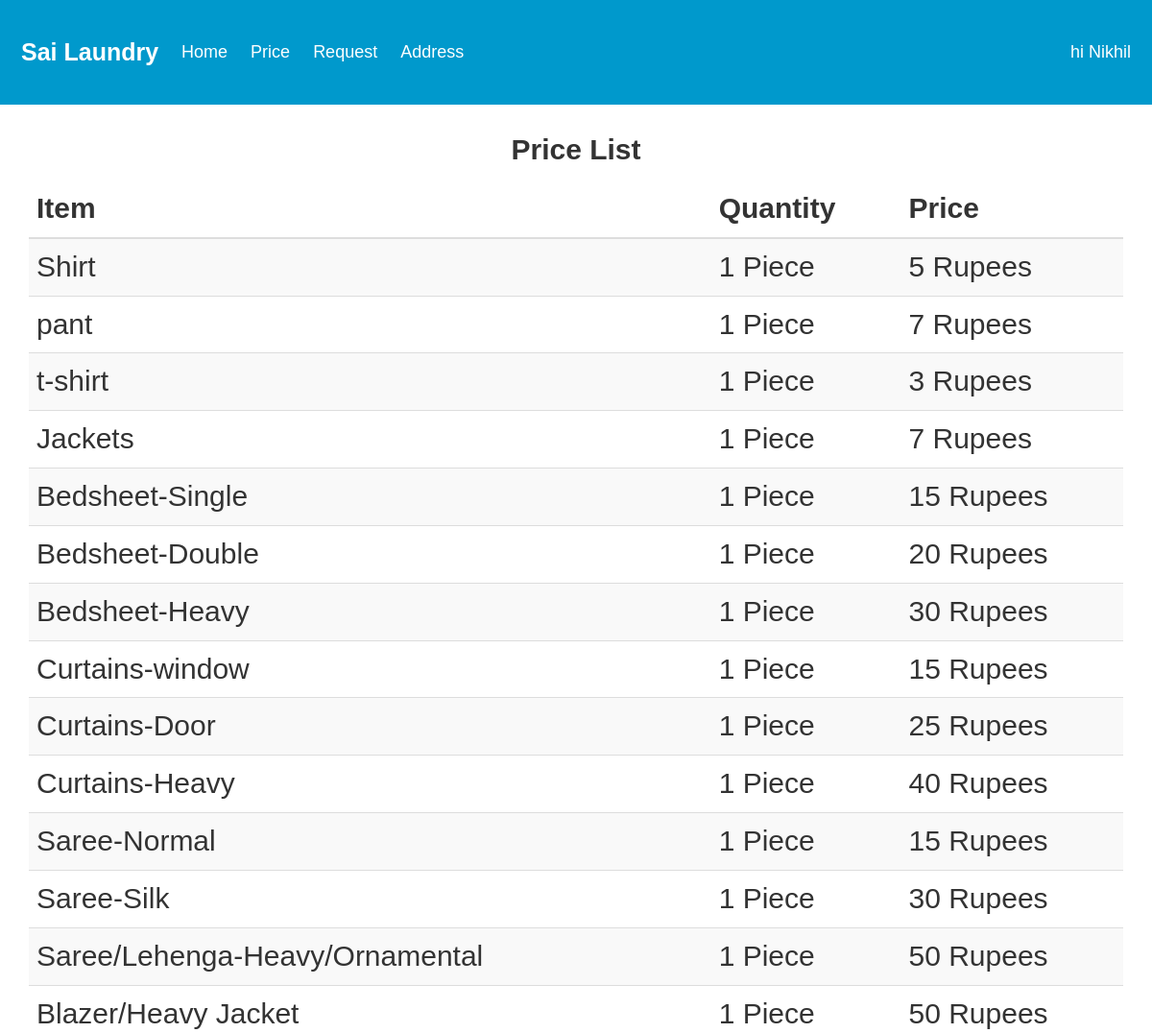
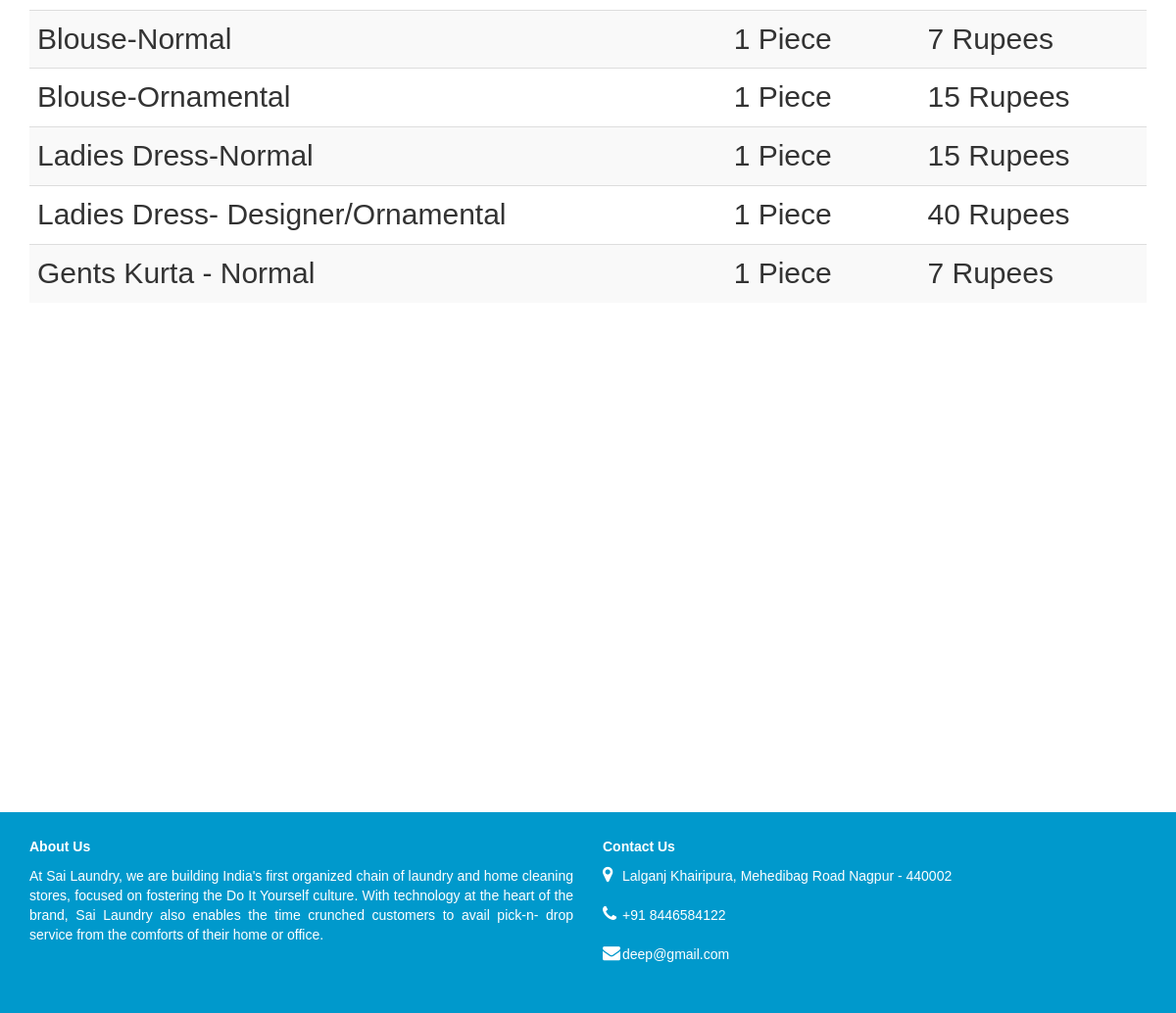
The app's page /price/ (signed in) with its own data (2 pictures, top to bottom).
### registration/models.py (models this page shows, shortened)
class Customer(models.Model):
	name 		= models.CharField(max_length = 50)
	email 		= models.EmailField(max_length = 50)
	mobile 		= models.DecimalField(max_digits = 20, decimal_places = 0)
	password 	= models.CharField(max_length = 20)

### rateboard/models.py (models this page shows, shortened)
class Rates(models.Model):
	item_name 	= models.CharField(max_length = 50)
	piece 		= models.IntegerField(default = 1)
	rate 		= models.IntegerField(default = 0)

### rateboard/views.py (the view)
# urls.py: path('price/', show_rate_board, name = "price"),
def show_rate_board(request, *args, **kwargs):
	customer_name = 'blank'
	is_login = request.session.get('is_login', False)
	if is_login:
		customer_id = request.session.get('customer_id')
		customer_obj = Customer.objects.get(pk = customer_id)
		customer_name = customer_obj.name
	items_info = Rates.objects.all()
	context = {
		"items_info": items_info,
		"is_login": is_login,
		"customer_name": customer_name,
	}
	return render(request, "price.html", context)

### templates/price.html
{% extends 'base.html' %}
{% block content %}
<div class="container-fluid" style="margin-top:100px;padding:15px 15px 500px;font-size:30px">
  <center><p><b>Price List</b></p></center>
  <div class="container">
    <table class="table table-striped">
    <thead>
      <tr>
        <th>Item</th>
        <th>Quantity</th>
        <th>Price</th>
      </tr>
    </thead>
    <tbody>
      {% for item in items_info %}
        <tr>
          <td>{{ item.item_name }}</td>
          <td>{{ item.piece }} Piece</td>
          <td>{{ item.rate }} Rupees</td>
        </tr>
      {% endfor %}
    </tbody>
  </table>
  </div>
</div>
{% endblock %}

### templates/base.html (shortened to what this page needs)
{% load static from staticfiles %}
<!DOCTYPE html>
<html>
<head>
<link rel="stylesheet" href="https://maxcdn.bootstrapcdn.com/bootstrap/3.4.0/css/bootstrap.min.css">
<link rel="stylesheet" type="text/css" href="{% static 'css/my_navbar.css' %}" />
<link rel="stylesheet" type="text/css" href="{% static 'css/block_btn.css' %}" />
<link rel="stylesheet" href="https://cdnjs.cloudflare.com/ajax/libs/font-awesome/4.7.0/css/font-awesome.min.css">
</head>
<body>
<div id="mynavbar">
  <div id="mynavbar-left">
    <a href="#default" id="mylogo">Sai Laundry</a>
  </div>
  <div id="mynavbar-center">
    <a href="/">Home</a>
    <a href="/price">Price</a>
    <a href="/request">Request</a>
    <a href="/address">Address</a>
  </div>
  {% if is_login %}
    <div id="mynavbar-right">
      <a>hi {{ customer_name }}</a>
    </div>
  {% else %}
    <div id="mynavbar-right">
      <a href="/customer_login">Login</a>
      <a href="/customer_registration">Sign Up</a>
    </div>
  {% endif %}
</div>
{% block content %}{% endblock %}
<div class="myabout container-fluid">
  <div class="container">
    <div class="row">
      <div class="col-sm-6">
        <p><b>About Us</b></p>
        <div class="justify">
          <p>At Sai Laundry, we are building India's first organized chain of laundry and home cleaning stores, focused on fostering the Do It Yourself culture. With technology at the heart of the brand, Sai Laundry also enables the time crunched customers to avail pick-n- drop service from the comforts of their home or office.</p>
        </div>
      </div>
      <div class="col-sm-6">
        <p><b>Contact Us</b></p>
        <div id="contact-info">
          <div style="width: 20px">
            <i class="fa fa-map-marker" style="font-size:18px;color:white"></i>
          </div>
          <div>
            Lalganj Khairipura, Mehedibag Road Nagpur - 440002
          </div>
        </div>
        <br>
        <div id="contact-info">
          <div style="width: 20px">
            <i class="fa fa-phone" style="font-size:18px;color:white"></i>
          </div>
          <div>
            +91 8446584122
          </div>
        </div>
        <br>
        <div id="contact-info">
          <div style="width: 20px">
            <i class="fa fa-envelope" style="font-size:18px;color:white"></i>
          </div>
          <div>
            deep@gmail.com
          </div>
        </div>
      </div>
    </div>
  </div>
</div>
</body>
</html>

### assets/css/my_navbar.css (style rules this page uses)
#mynavbar { overflow: hidden; background-color: #0099cc; padding: 90px 10px; transition: 0.4s; position: fixed; width: 100%; top: 0; z-index: 99; }
#mynavbar a { float: left; color: white; text-align: center; padding: 12px; text-decoration: none; font-size: 18px; line-height: 25px; border-radius: 4px; }
#mynavbar #mylogo { font-size: 35px; font-weight: bold; transition: 0.4s; }
#mynavbar-left { float: left; }
#mynavbar-center { float: center; }
#mynavbar-right { float: right; }

### templates/base.html (style rules this page uses)
* { box-sizing: border-box; }
body { margin: 0; font-family: Arial, Helvetica, sans-serif; }
#contact-info { display: flex; }
.justify { text-align: justify; text-justify: inter-word; }
.myabout { background-color: #0099cc; padding-top: 25px; padding-right: 25px; padding-bottom: 50px; color: white }

### records on screen
Customer: name "Nikhil"
Rates: item_name "Shirt", piece "1", rate "5"
Rates: item_name "pant", piece "1", rate "7"
Rates: item_name "t-shirt", piece "1", rate "3"
Rates: item_name "Jackets", piece "1", rate "7"
Rates: item_name "Bedsheet-Single", piece "1", rate "15"
Rates: item_name "Bedsheet-Double", piece "1", rate "20"
Rates: item_name "Bedsheet-Heavy", piece "1", rate "30"
Rates: item_name "Curtains-window", piece "1", rate "15"
Rates: item_name "Curtains-Door", piece "1", rate "25"
Rates: item_name "Curtains-Heavy", piece "1", rate "40"
Rates: item_name "Saree-Normal", piece "1", rate "15"
Rates: item_name "Saree-Silk", piece "1", rate "30"
Rates: item_name "Saree/Lehenga-Heavy/Ornamental", piece "1", rate "50"
Rates: item_name "Blazer/Heavy Jacket", piece "1", rate "50"
Rates: item_name "Blouse-Normal", piece "1", rate "7"
Rates: item_name "Blouse-Ornamental", piece "1", rate "15"
Rates: item_name "Ladies Dress-Normal", piece "1", rate "15"
Rates: item_name "Ladies Dress- Designer/Ornamental", piece "1", rate "40"
Rates: item_name "Gents Kurta - Normal", piece "1", rate "7"
